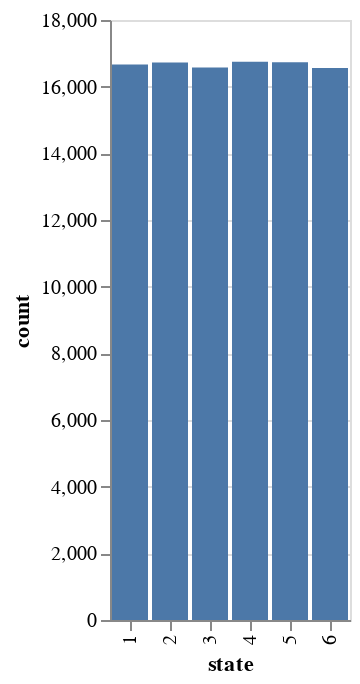

Notebook code for this chart:
### Code cell
import pandas as pd

die_rolls = pd.DataFrame({
    'state': possible_states,
    'count': [counts.get(state, 0) for state in possible_states]
})

print(die_rolls)

alt.Chart(die_rolls).mark_bar().encode(
    x='state:O',
    y='count'
)

### Figure 1 — Vega-Lite specification as saved in the notebook (floating-point values rounded to 4 significant figures)
{"config": {"view": {"continuousWidth": 300, "continuousHeight": 300}}, "data": {"name": "data-5e063898c6115c8b45f052fe01116679"}, "mark": {"type": "bar"}, "encoding": {"x": {"field": "state", "type": "ordinal"}, "y": {"field": "count", "type": "quantitative"}}, "$schema": "https://vega.github.io/schema/vega-lite/v5.17.0.json", "datasets": {"data-5e063898c6115c8b45f052fe01116679": [{"state": 1, "count": 16663}, {"state": 2, "count": 16724}, {"state": 3, "count": 16574}, {"state": 4, "count": 16749}, {"state": 5, "count": 16733}, {"state": 6, "count": 16557}]}}
